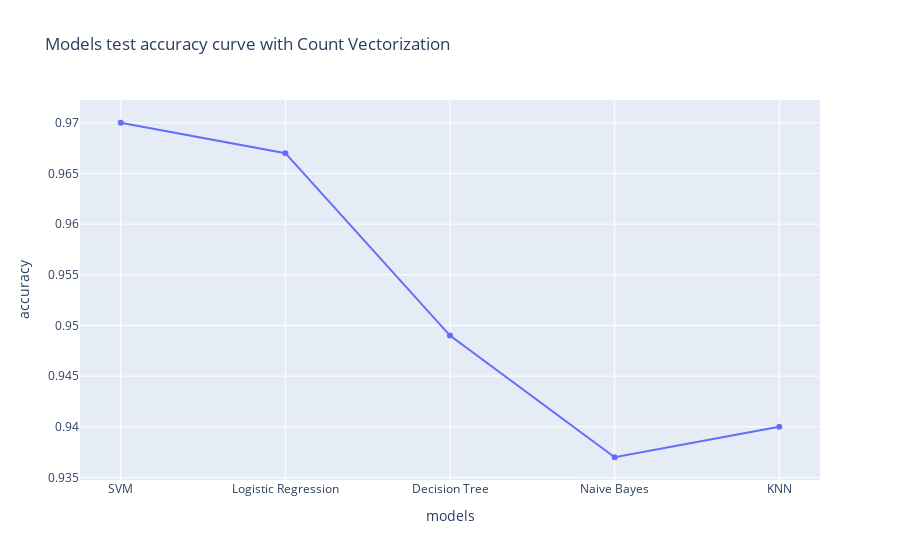

Notebook code cell kept with this figure:
### Code cell
px.line(x=y_data,y=x_data,title="Models test accuracy curve with Count Vectorization",labels={'x':'models','y':'accuracy'},markers='o')

### Figure 1 — Plotly figure (JSON) as saved in the notebook; plotly's stock layout.template omitted (floating-point values rounded to 4 significant figures)
{"data": [{"hovertemplate": "models=%{x}<br>accuracy=%{y}<extra></extra>", "legendgroup": "", "line": {"color": "#636efa", "dash": "solid"}, "marker": {"symbol": "circle"}, "mode": "lines+markers", "name": "", "orientation": "v", "showlegend": false, "type": "scatter", "x": ["SVM", "Logistic Regression", "Decision Tree", "Naive Bayes", "KNN"], "xaxis": "x", "y": [0.97, 0.967, 0.949, 0.937, 0.94], "yaxis": "y"}], "layout": {"legend": {"tracegroupgap": 0}, "title": {"text": "Models test accuracy curve with Count Vectorization"}, "xaxis": {"anchor": "y", "domain": [0, 1], "title": {"text": "models"}}, "yaxis": {"anchor": "x", "domain": [0, 1], "title": {"text": "accuracy"}}}}
